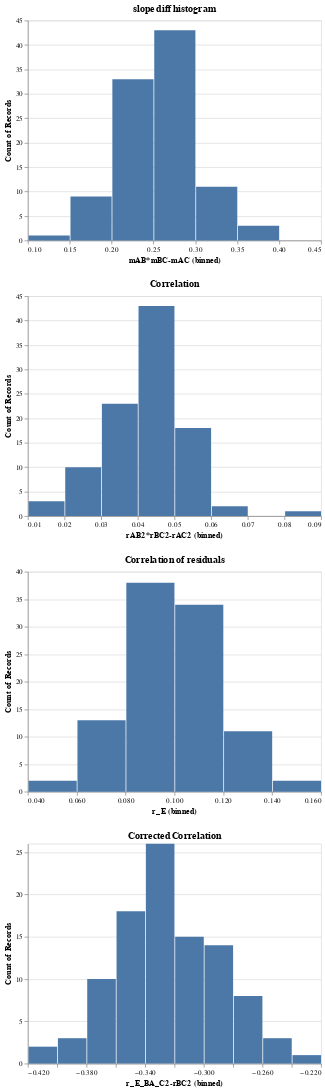

Notebook code cell kept with this figure:
### Code cell
def stats_graphs(d):
    d['rAB2*rBC2-rAC2']=d.rAB**2 * d.rBC**2 - d.rAC**2
    d['r_E_BA_C2-rBC2'] = d.r_E_BA_C**2 - d.rBC**2
    #d['rAC2'] = d.rAC**2
    d['mAB*mBC-mAC'] = d.mAB*d.mBC - d.mAC
    L,U = compute_confidence_interval(d.rAC**2, d['n'])
    d['confidence'] = confidence_status(L, U, d.rAB**2*d.rBC**2)
    slope_histogram = alt.Chart(d).mark_bar().encode(
        x=alt.X('mAB*mBC-mAC:Q', bin=True),
        y='count()').properties(title="slope diff histogram")

    bincount = 100
    ticks = 10
    correlation_graph = alt.Chart(d).mark_bar().encode(
        x=alt.X('rAB2*rBC2-rAC2:Q',bin=True,
                   axis=alt.Axis(
                    tickCount=ticks,
                    grid=False)),
        y='count()').properties(
            title="Correlation")
    residual_correlation = alt.Chart(d).mark_bar().encode(
        x=alt.X('r_E:Q', bin=True),
        y='count()').properties(title="Correlation of residuals")
    corrected_correlation = alt.Chart(d).mark_bar().encode(
        x=alt.X("r_E_BA_C2-rBC2:Q", bin=True),
        y='count()').properties(
        title="Corrected Correlation")

    return alt.vconcat(slope_histogram,correlation_graph,residual_correlation, corrected_correlation)

stats_graphs(d)
